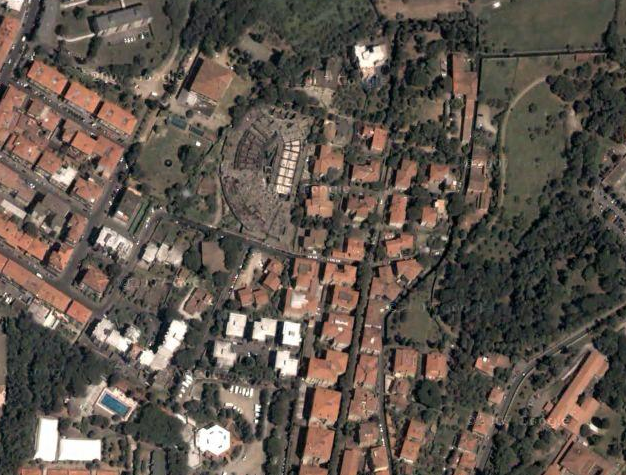
%> input picture 2-puntual-operator/sat-1.png, 626 x 475 px
$ octave ex2_4.m   (GNU Octave 9; MATLAB toolbox functions it lacks are replaced by stand-ins)
%> lines starting %> are read from the running program, lines starting %| are printed output that depends on the picture
### 2-puntual-operator/img_difference.m
function [ img3 ] = img_difference( img1, img2 )
%DIFFERENCE_MATRIX Summary of this function goes here
%   Detailed explanation goes here
    img3 = zeros(size(img1));


    img3 = img1(:,:,:) - img2(:,:,:);
    %img3(:,:,2) = img2(:,:,2) - img1(:,:,2);
    %img3(:,:,3) = img2(:,:,3) - img1(:,:,3);

end

### 2-puntual-operator/ex2_4.m
% impixelinfo get pixel from mouse
% apply 30 deg rotation to img
imgInput = imread('sat-1.png');
%> imgInput is the input picture: size 475x626x3 uint8; mean R, G, B 94.9, 85.1, 76.4
imgTarget = imread('sat-2.png');
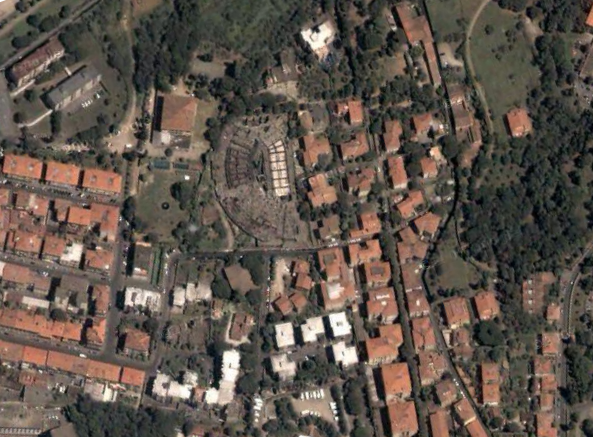
%> input picture 2-puntual-operator/sat-2.png, 593 x 437 px
%> imgTarget is the input picture: size 437x593x3 uint8; mean R, G, B 94.5, 83.9, 75.1

% equivalents points
inputP = [130 135; 93 311; 342 392; 466 94];
targetP = [121 192; 146 371; 407 362; 421 40];

% solve a min squeare problem rotate the image to overlap input and target
T = cp2tform(inputP, targetP, 'affine');
% apply transformation
imgRegistered = imtransform(imgInput, T);
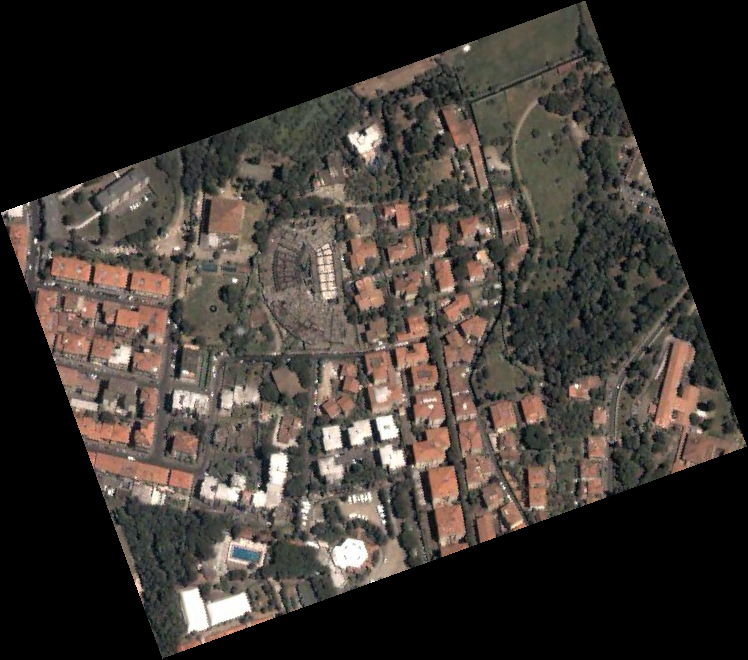
%> imgRegistered: size 660x748x3 uint8; mean R, G, B 60.3, 54.2, 49

figure; imshow(imgRegistered)

% since we have black corners we crop the image we can confront
imgRegistered = imtransform(imgInput, T, 'XData',[1 size(imgTarget,2)], 'YData', [1 size(imgTarget,1)]);
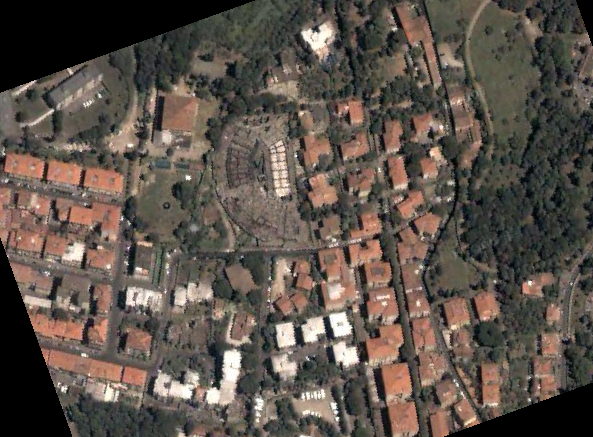
%> imgRegistered: size 437x593x3 uint8; mean R, G, B 92.1, 82.3, 74.3
figure; imshow(imgRegistered)

% write a function that given the target and registered
% images returns a map of the pixel by pixel differences

% we have rgb images, so we have 3 components to confront: x,y and plan
% r,g,b of an image

% nb difference between 2 unsigned images = 0

imgDifference = img_difference(imgTarget, imgRegistered);
%> in img_difference, `img3 = img1(:,:,:) - img2(:,:,:);`:
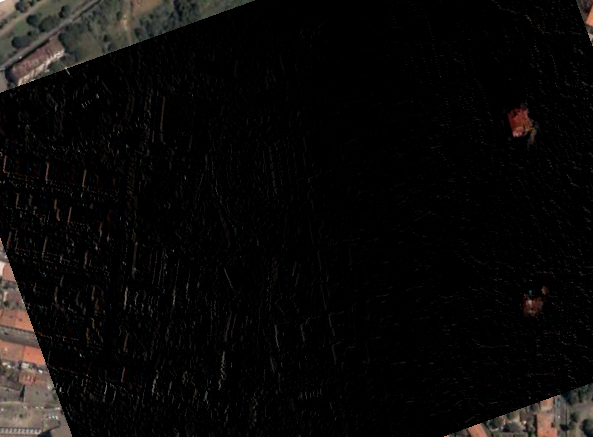
%> img3: size 437x593x3 uint8; mean R, G, B 10.8, 9.6, 8.7
figure;
imshow(imgDifference);
